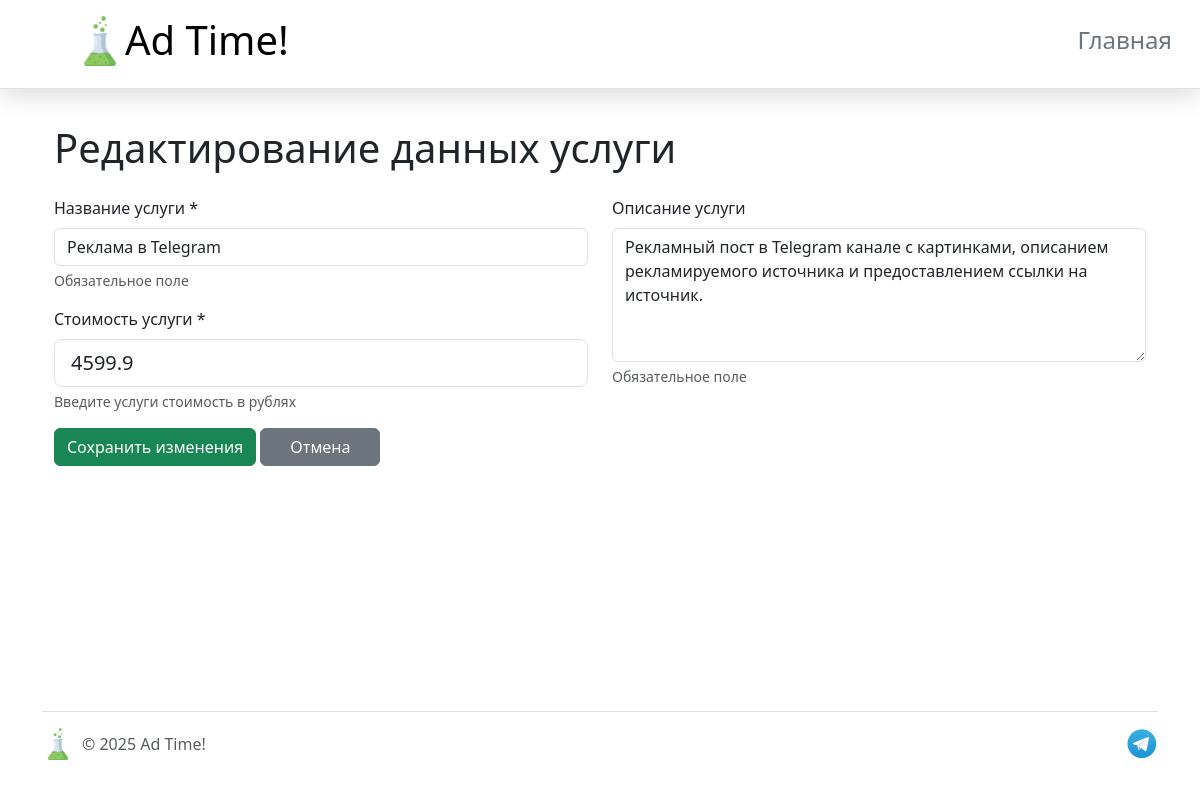
The page /update-service/1 on the database as committed earlier.
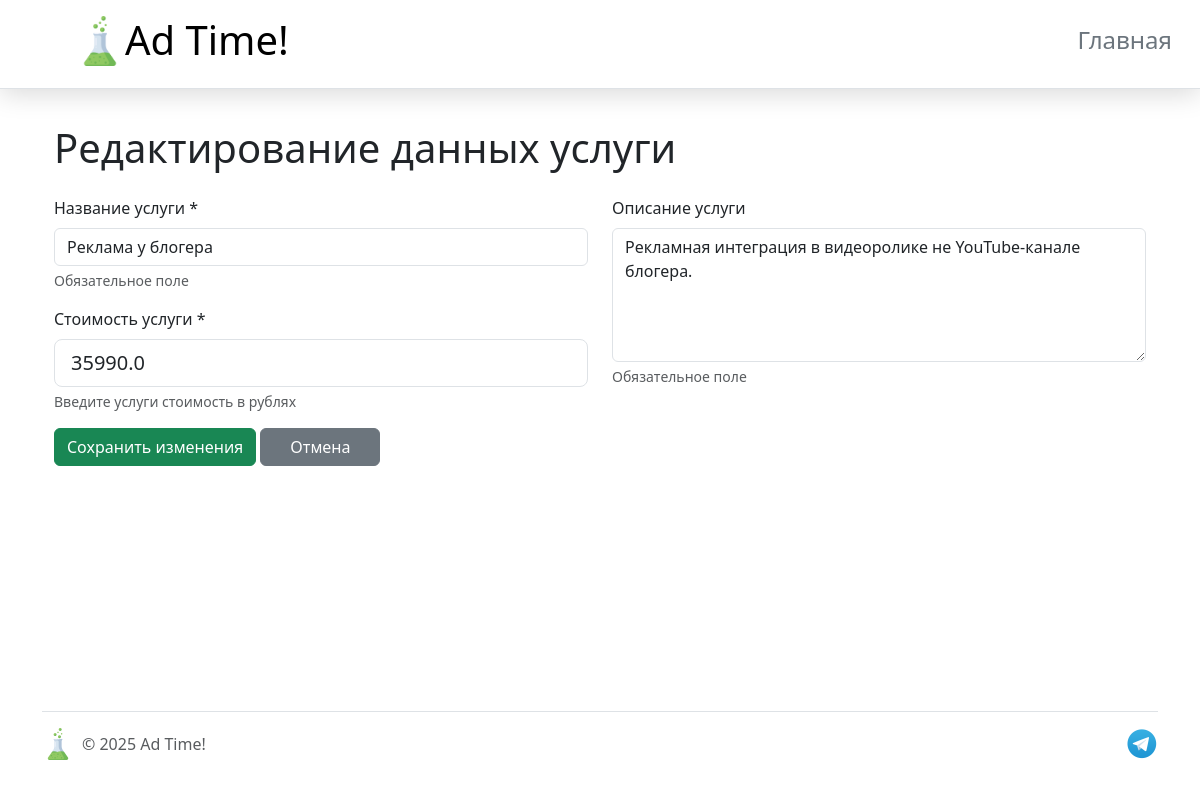
The same page on the database as committed later.
### models.py (models this page shows)
class Service(db.Model):
    __tablename__ = 'services'
    id = db.Column(db.Integer, primary_key=True)
    service_name = db.Column(db.String(125), nullable=False)
    description = db.Column(db.Text(1000))
    price = db.Column(db.Float(), nullable=False, default='0')

### app.py (the view, shortened to what this page needs)
@app.route('/update-service/<int:service_id>', methods=['GET', 'POST'])
def update_service(service_id):
    service = Service.query.get_or_404(service_id)
    app.logger.info("Service edit page loaded")
    return render_template('update_service.html', service=service)

### templates/update_service.html (shortened to what this page needs)
{% extends "base.html" %}
{% block content %}
<div class="container mt-4">
    <h1 class="mb-4">Редактирование данных услуги</h1>
    <form method="POST">
        <div class="row">
            <div class="col-md-6">
                <div class="mb-3">
                    <label for="service_name" class="form-label">Название услуги *</label>
                    <input type="text" class="form-control" id="service_name" name="service_name" value="{{ service.service_name }}" required placeholder="Введите название">
                    <div class="form-text">Обязательное поле</div>
                </div>
                <div class="mb-3">
                    <label for="price" class="form-label">Стоимость услуги *</label>
                    <input type="number" class="form-control form-control-lg" id="price" name="price"
                           value="{{ service.price }}" required min="0" step="0.01" placeholder="0.00">
                    <div class="form-text">Введите услуги стоимость в рублях</div>
                </div>
                <div class="mb-3">
                    <button type="submit" class="btn btn-success">Сохранить изменения</button>
                    <a href="{{ url_for('list_services') }}" class="btn btn-secondary">Отмена</a>
                </div>
            </div>
            <div class="col-md-6">
                <div class="mb-3">
                    <label for="description" class="form-label">Описание услуги</label>
                    <textarea class="form-control" id="description" name="description" rows="5" maxlength="1000" required placeholder="Введите описание">{{ service.description }}</textarea>
                    <div class="form-text">Обязательное поле</div>
                </div>
            </div>
        </div>
    </form>
</div>
{% endblock %}

Rows that differ between the two databases and show on the page:
changed Service: service_name "Реклама в Telegram" → "Реклама у блогера"; price "4599.9" → "35990.0"; description "Рекламный пост в Telegram канале с картинками, описанием рекламируемого источника и предоставлением ссылки на источник." → "Рекламная интеграция в видеоролике не YouTube-канале блогера."
